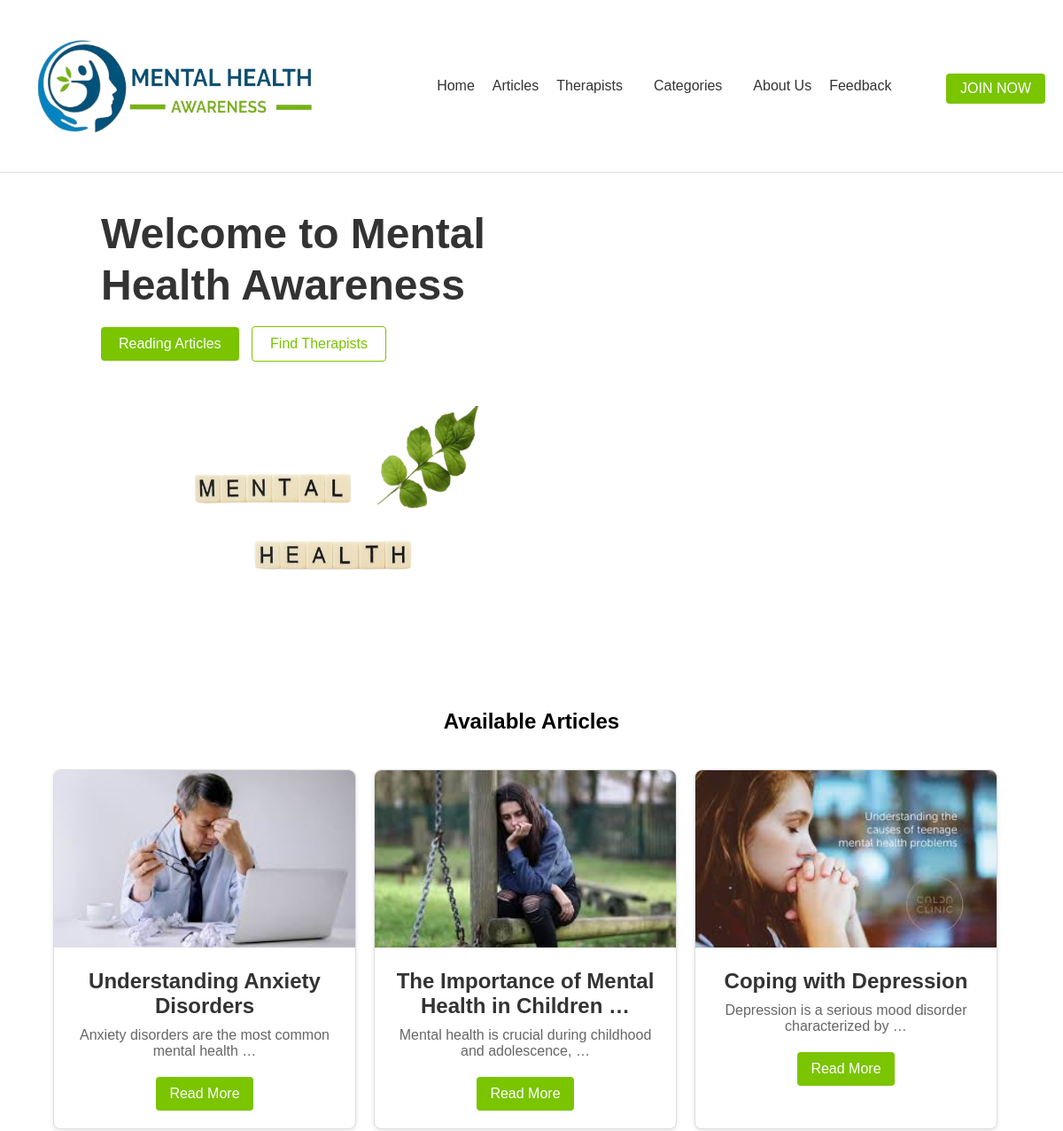
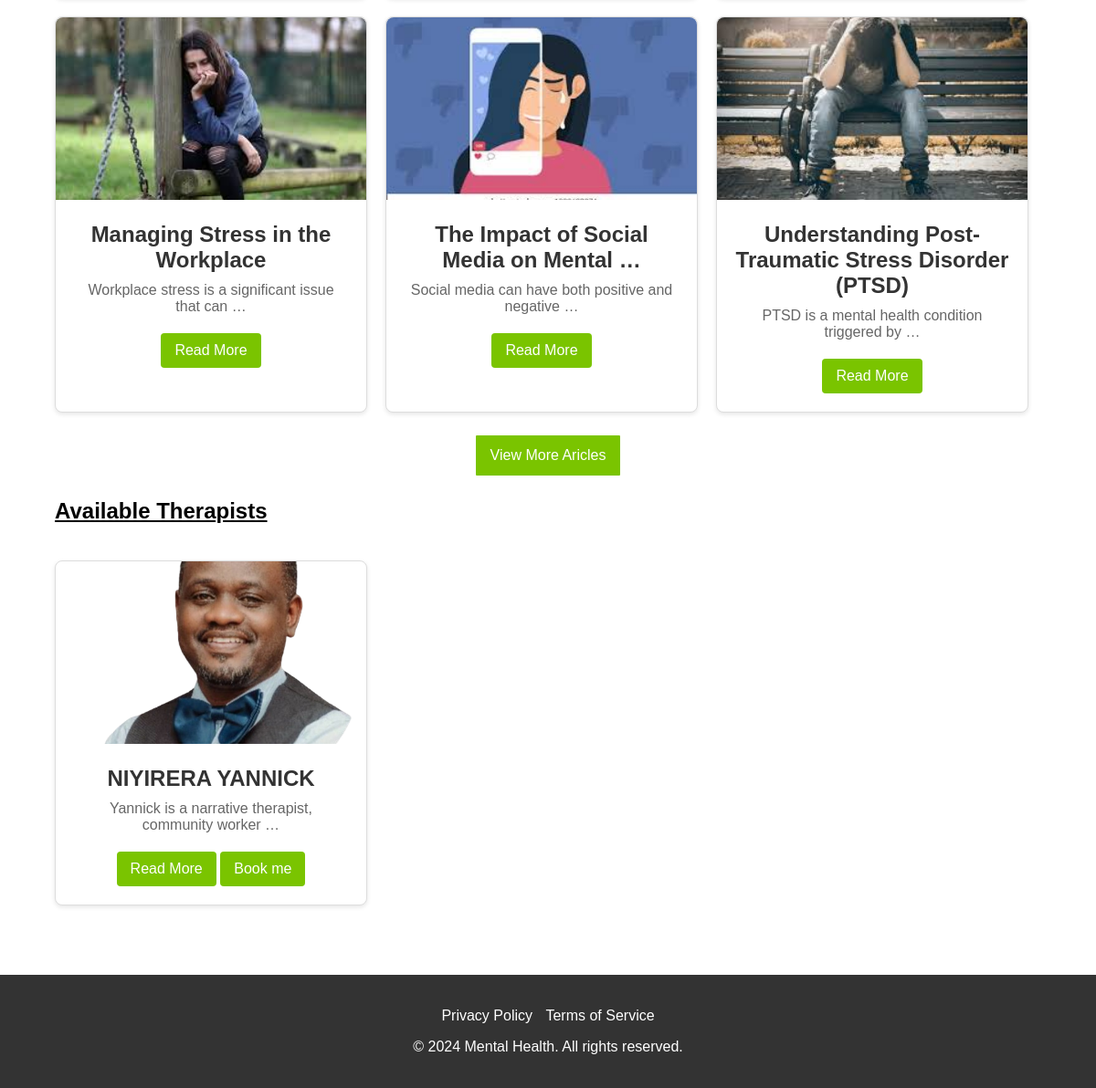
The page / on the database its author committed (2 pictures, top to bottom).
### core/models.py (models this page shows, shortened)
class Article(models.Model):
    DEPRESSION = 'Depression'
    ANXIETY = 'Anxiety'
    STRESS_MANAGEMENT = 'Stress Management'
    MINDFULNESS_MEDITATION = 'Mindfulness and Meditation'
    TRAUMATIC_DISORDER = 'Traumatic Disorder'
    CATEGORY_CHOICES = [
        (DEPRESSION, 'Depression'),
        (ANXIETY, 'Anxiety'),
        (STRESS_MANAGEMENT, 'Stress Management'),
        (MINDFULNESS_MEDITATION, 'Mindfulness and Meditation'),
        (TRAUMATIC_DISORDER, 'Traumatic Disorder'),
    ]
    title = models.CharField(max_length=255)
    content = models.TextField()
    image = models.ImageField(upload_to='article_images/')
    created_at = models.DateTimeField(auto_now_add=True)
    updated_at = models.DateTimeField(auto_now=True)
    category = models.CharField(max_length=50, choices=CATEGORY_CHOICES, default=DEPRESSION)

class Therapist(models.Model):
    user = models.OneToOneField(User, on_delete=models.CASCADE)
    profile_picture = models.ImageField(upload_to='therapists/')
    names = models.CharField(max_length=255)
    bio = models.TextField()
    telephone = models.CharField(max_length=15,help_text="Phone number must be entered in the format: '+999999999'. Up to 15 digits allowed.")
    email = models.EmailField()

### core/views.py (the view)
# urls.py: 2. Add a URL to urlpatterns:  path('', views.home, name='home')
def home(request):
    articles = Article.objects.all()
    therapists = Therapist.objects.all()
    return render(request, 'article/home.html',
     {'articles': articles, 'categories': CATEGORIES,'therapists': therapists,})

### templates/article/home.html (shortened to what this page needs)
{% extends 'base.html' %}
{% block content %}
{% load static %}
    <div class="container">
        <div class="container">
            <div class="main-content">
                <div class="text-content">
                    <h2>Welcome to Mental Health Awareness</h2>
                    <br><a href="{% url 'article_list' %}" class="start-challenge">Reading Articles</a>
                    <a href="{% url 'therapist_list' %}" class="know-more">Find Therapists</a>
                </div>
                <div class="image-content">
                    <img src="{% static 'images/bg.png' %}" alt="Illustration of people with question marks" width="400px" height="250px">
                </div>
            </div>
        </div><br>
          <center>  <h2>Available Articles</h2> </center>
            <div class="quiz-cards">
                {% for article in articles|slice:":6"%}
                <div class="card">
                    <img src="{{ article.image.url }}" alt="{{ article.title }}">
                    <center><div class="card-content">
                        <h3>{{ article.title |truncatewords:7 }}</h3>
                        <p>{{ article.content |truncatewords:8 }}</p>
                        <a href="{% url 'article_detail' article.pk %}">Read More</a>
                    </div></center>
                </div>
                {% endfor %}
                {% if articles|length > 6 %}
                <div class="view-more">
                 <a href="{% url 'article_list' %}" class="view-more">View More Aricles</a>
                 </div>
                 {% endif %}
            </div>
            <h2><u>Available Therapists</u></h2>
            <div class="quiz-cards">
                {% for therapist in therapists %}
                    <div class="card">
                        <img src="{{ therapist.profile_picture.url }}" alt="{{ therapist.names }}">
                        <center>
                            <div class="card-content">
                                <h3>{{ therapist.names | truncatewords:7 }}</h3>
                                <p>{{ therapist.bio | truncatewords:7 }}</p>
                                <a href="{% url 'therapist_detail' therapist.id %}">Read More</a>
                                <a href="{% url 'book_therapist' therapist.id %}">Book me</a>
                            </div>
                        </center>
                    </div>
                {% endfor %}
            </div><br><br>
    </div>
{% endblock %}

### static/css/style.css (style rules this page uses)
body { font-family: Arial, sans-serif; margin: 0; padding: 0; background-color: #fff; }
.container { width: 90%; margin: 0 auto; }
.main-content { display: flex; align-items: center; justify-content: space-between; flex-wrap: wrap; }
.image-content { flex: 1; padding: 50px; }
.text-content { max-width: 50%; }
.text-content h2 { font-size: 3em; margin: 0; line-height: 1.2; color: #333; }
.start-challenge, .know-more { display: inline-block; padding: 10px 20px; text-decoration: none; border-radius: 4px; margin-right: 10px; }
.start-challenge { background-color: #7ac400; color: #fff; }
.know-more { color: #7ac400; border: 1px solid #7ac400; }
.quiz-cards { display: flex; flex-wrap: wrap; gap: 20px; margin-top: 40px; }
.card { background-color: #fff; border: 1px solid #ddd; border-radius: 8px; width: calc(33.333% - 20px); box-shadow: 0 2px 5px rgba(0, 0, 0, 0.1); transition: box-shadow 0.3s ease; }
.card img { width: 100%; height: 200px; object-fit: cover; border-top-left-radius: 8px; border-top-right-radius: 8px; }
.card-content { padding: 20px; }
.card-content h3 { font-size: 1.5em; margin: 0 0 10px; color: #333; }
.card-content p { font-size: 1em; color: #666; margin: 0 0 20px; }
.card-content a { display: inline-block; padding: 10px 15px; text-decoration: none; background-color: #7ac400; color: #fff; border-radius: 4px; }
.view-more { display: block; width: fit-content; margin: 5px auto; padding: 4px 8px; background-color: #7ac400; color: #fff; text-align: center; text-decoration: none; border-radius: 1px; }

### rows shown on the page
Article: image (picture), title "Understanding Anxiety Disorders", content "Anxiety disorders are the most common mental health …"
Article: image (picture), title "The Importance of Mental Health in Children …", content "Mental health is crucial during childhood and adolescence, …"
Article: image (picture), title "Coping with Depression", content "Depression is a serious mood disorder characterized by …"
Article: image (picture), title "Managing Stress in the Workplace", content "Workplace stress is a significant issue that can …"
Article: image (picture), title "The Impact of Social Media on Mental …", content "Social media can have both positive and negative …"
Article: image (picture), title "Understanding Post-Traumatic Stress Disorder (PTSD)", content "PTSD is a mental health condition triggered by …"
Therapist: profile_picture (picture), names "NIYIRERA YANNICK", bio "Yannick is a narrative therapist, community worker …"
